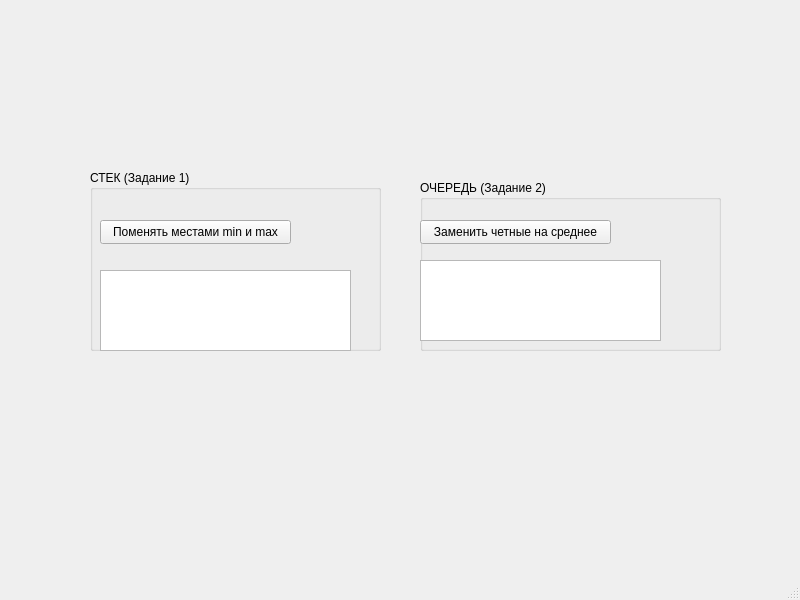
<?xml version="1.0" encoding="UTF-8"?>
<ui version="4.0">
 <class>MainWindow</class>
 <widget class="QMainWindow" name="MainWindow">
  <property name="geometry">
   <rect>
    <x>0</x>
    <y>0</y>
    <width>800</width>
    <height>600</height>
   </rect>
  </property>
  <property name="windowTitle">
   <string>MainWindow</string>
  </property>
  <widget class="QWidget" name="centralwidget">
   <widget class="QGroupBox" name="groupBoxStack">
    <property name="geometry">
     <rect>
      <x>90</x>
      <y>170</y>
      <width>291</width>
      <height>181</height>
     </rect>
    </property>
    <property name="title">
     <string>СТЕК (Задание 1)</string>
    </property>
    <widget class="QPushButton" name="buttonStack">
     <property name="geometry">
      <rect>
       <x>10</x>
       <y>50</y>
       <width>191</width>
       <height>24</height>
      </rect>
     </property>
     <property name="text">
      <string>Поменять местами min и max</string>
     </property>
    </widget>
    <widget class="QTextEdit" name="textEditStack">
     <property name="geometry">
      <rect>
       <x>10</x>
       <y>100</y>
       <width>251</width>
       <height>81</height>
      </rect>
     </property>
    </widget>
   </widget>
   <widget class="QGroupBox" name="groupBoxQueue">
    <property name="geometry">
     <rect>
      <x>420</x>
      <y>180</y>
      <width>301</width>
      <height>171</height>
     </rect>
    </property>
    <property name="title">
     <string>ОЧЕРЕДЬ (Задание 2)</string>
    </property>
    <widget class="QPushButton" name="buttonQueue">
     <property name="geometry">
      <rect>
       <x>0</x>
       <y>40</y>
       <width>191</width>
       <height>24</height>
      </rect>
     </property>
     <property name="text">
      <string>Заменить четные на среднее</string>
     </property>
    </widget>
    <widget class="QTextEdit" name="textEditQueue">
     <property name="geometry">
      <rect>
       <x>0</x>
       <y>80</y>
       <width>241</width>
       <height>81</height>
      </rect>
     </property>
    </widget>
   </widget>
  </widget>
  <widget class="QMenuBar" name="menubar">
   <property name="geometry">
    <rect>
     <x>0</x>
     <y>0</y>
     <width>800</width>
     <height>22</height>
    </rect>
   </property>
  </widget>
  <widget class="QStatusBar" name="statusbar"/>
 </widget>
 <resources/>
 <connections/>
</ui>
